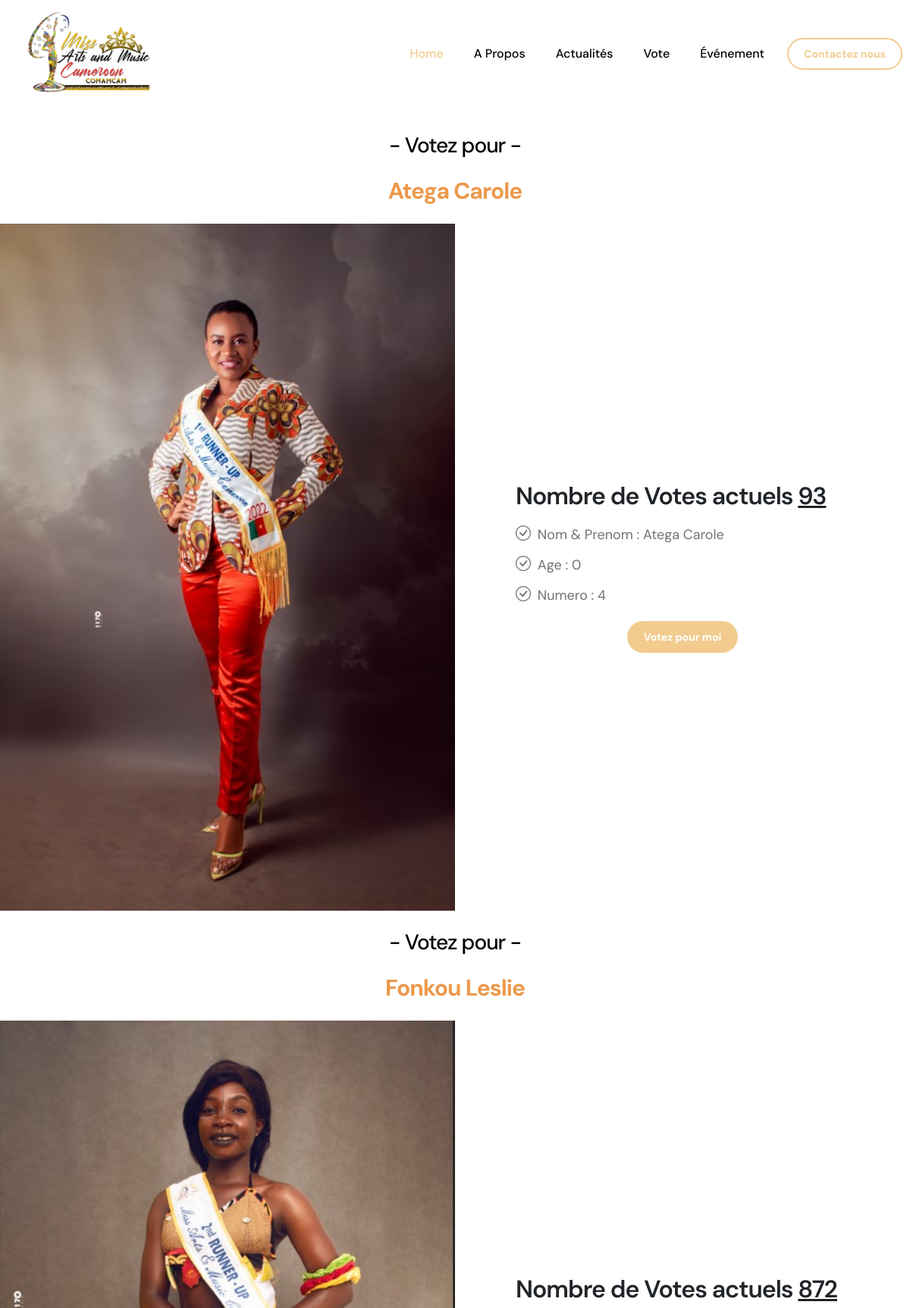
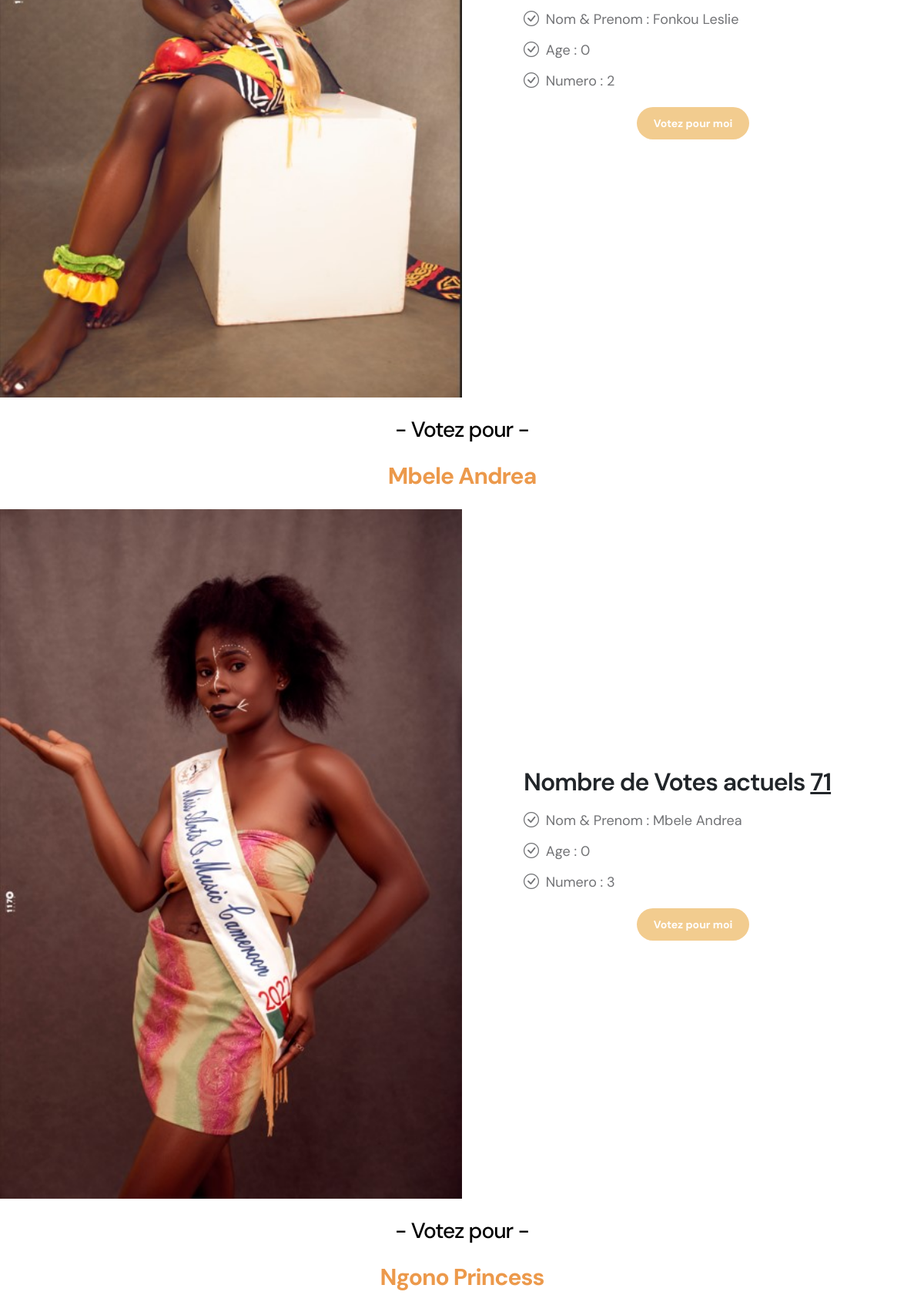
The app's page /allCandidate (upper part) with its own data (2 pictures, top to bottom).
### miss/models.py (models this page shows, shortened)
class Candidate(models.Model):
    prenom = models.CharField(max_length=140, blank=True)
    nom = models.CharField(max_length=140, blank=True)
    numero = models.IntegerField(default=0)
    nombreVote = models.IntegerField(default=0, editable = False)
    profile_image = models.ImageField(upload_to = 'media', null = True, blank = True)
    age = models.IntegerField(default=0)
    projet = models.TextField(blank=True)

### miss/views.py (the view)
# urls.py: path("allCandidate", views.allCandidate, name="allCandidate"),
def allCandidate(request):
    candidates = Candidate.objects.all().order_by('?')
    return render(request, 'allCandidate.html', {'candidates': candidates,})

### miss/templates/allCandidate.html (shortened to what this page needs)
{% extends "base.html" %}
{% load static %}
{% block content %}
<div style="padding-bottom: 150px;"></div>
  <section id="onfocus" class="onfocus">
    {% for candidate in candidates %}
    <div class="container-fluid p-0" data-aos="fade-up">
      <div class="container">
        <h3 class="text-center section-subheading"  style="margin-top: 25px;">- Votez pour -</h3>
        <h1 class="text-center section-heading">{{candidate.nom}} {{candidate.prenom}}</h1>
      </div>
      <div class="row g-0">
        <div class="col-lg-6 video-play position-relative">
          <img src="{{candidate.profile_image.url}}" class="img-flui" alt="">
        </div>
        <div class="col-lg-6">
          <div class="content d-flex flex-column justify-content-center h-100">
            <h3>Nombre de Votes actuels <span style="text-decoration: underline;">{{candidate.nombreVote}}</span></h3>
            <ul>
              <li><i class="bi bi-check-circle"></i> Nom & Prenom : {{candidate.nom}} {{candidate.prenom}}</li>
              <li><i class="bi bi-check-circle"></i> Age : {{candidate.age}}</li>
              <li><i class="bi bi-check-circle"></i> Numero : {{candidate.numero}} </li>
            </ul>
            <div style="text-align: center; align-items: center; justify-content: center;">
                <a href="{% url 'candidateDetail' candidate.numero %}" class="btn custom-btn" style="text-align: center;">Votez pour moi</a>
                </div>
          </div>
        </div>
      </div>
    </div>
    {% endfor %}
  </section>
{% endblock %}

### miss/static/css/index.css (style rules this page uses)
:root { --white-color: #ffffff; --primary-color: #81B29A; --secondary-color: #3D405B; --section-bg-color: #F4F1DE; --custom-btn-bg-color: #F2CC8F; --custom-btn-bg-hover-color: #E07A5F; --dark-color: #000000; --p-color: #717275; --link-hover-color: #F2CC8F; --body-font-family: 'DM Sans', sans-serif; --h1-font-size: 42px; --h2-font-size: 36px; --h3-font-size: 28px; --h4-font-size: 24px; --h5-font-size: 22px; --h6-font-size: 20px; --p-font-size: 18px; --menu-font-size: 16px; --btn-font-size: 14px; --border-radius-large: 100px; --border-radius-medium: 20px; --border-radius-small: 10px; --font-weight-normal: 400; --font-weight-medium: 500; --font-weight-bold: 700; }
body { background-color: var(--white-color); font-family: var(--body-font-family); }
h2, h3, h4, h5, h6 { color: var(--dark-color); }
h1, h2, h3, h4, h5, h6 { font-weight: var(--font-weight-medium); letter-spacing: -1px; }
h1 { font-size: var(--h1-font-size); font-weight: var(--font-weight-bold); }
h3 { font-size: var(--h3-font-size); }
ul li { color: var(--p-color); font-size: var(--p-font-size); font-weight: var(--font-weight-normal); }
a, button { touch-action: manipulation; transition: all 0.3s; }
a { display: inline-block; color: var(--secondary-color); text-decoration: none; }
.custom-btn { background: var(--custom-btn-bg-color); border: 2px solid transparent; border-radius: var(--border-radius-large); color: var(--white-color); font-size: var(--btn-font-size); font-weight: var(--font-weight-bold); line-height: normal; transition: all 0.3s; padding: 10px 20px; }

### miss/static/css/slider.css (style rules this page uses)
*, *::before, *::after { margin: 0; padding: 0; box-sizing: border-box; list-style-type: none; text-decoration: none; }
:root { --primary: #ec994b; --white: #ffffff; --bg: #f5f5f5; }
html { font-size: 62.5%; font-family: "Montserrat", sans-serif; scroll-behavior: smooth; }
.container { max-width: 124rem; padding: 0 1rem; margin: 0 auto; }
.text-center { text-align: center; }
.section-heading { font-size: 3rem; color: var(--primary); padding: 2rem 0; }

### miss/static/css/main.css (style rules this page uses)
.img-flui { object-fit: cover; width: 100%; }
.onfocus { padding: 0; }
.onfocus .video-play { min-height: 400px; }
.onfocus .content { background: linear-gradient(rgba(var(--color-secondary-rgb), 0.5), rgba(var(--color-secondary-rgb), 0.8)), url("../images/onfocus-content-bg.jpg") center center; background-size: cover; color: rgba(var(--color-white-rgb), 0.8); padding: 40px; }
@media (min-width: 768px) { .onfocus .content { padding: 80px; } }
.onfocus .content h3 { font-weight: 600; font-size: 32px; color: var(--color-white); }
.onfocus .content ul { list-style: none; padding: 0; }
.onfocus .content ul li { padding-bottom: 10px; }
.onfocus .content ul i { font-size: 20px; padding-right: 4px; color: var(--color-primary); }

### records on screen
Candidate: nom "Atega", prenom "Carole", profile_image (picture), nombreVote "93", age "0", numero "4"
Candidate: nom "Fonkou", prenom "Leslie", profile_image (picture), nombreVote "872", age "0", numero "2"
Candidate: nom "Mbele", prenom "Andrea", profile_image (picture), nombreVote "71", age "0", numero "3"
Candidate: nom "Ngono", prenom "Princess"
